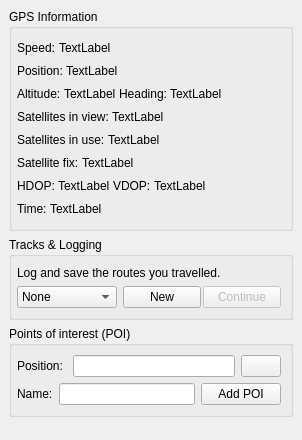
                    <widget class="QWidget" name="pageGPSInfo">
                     <layout class="QVBoxLayout" name="verticalLayout_8">
                      <property name="spacing">
                       <number>0</number>
                      </property>
                      <property name="margin">
                       <number>0</number>
                      </property>
                      <item>
                       <widget class="ButtonFrameWidget" name="frameTrack">
                        <property name="enabled">
                         <bool>true</bool>
                        </property>
                        <property name="sizePolicy">
                         <sizepolicy hsizetype="Fixed" vsizetype="Preferred">
                          <horstretch>0</horstretch>
                          <verstretch>0</verstretch>
                         </sizepolicy>
                        </property>
                        <property name="minimumSize">
                         <size>
                          <width>302</width>
                          <height>0</height>
                         </size>
                        </property>
                        <property name="maximumSize">
                         <size>
                          <width>302</width>
                          <height>16777215</height>
                         </size>
                        </property>
                        <property name="frameShape">
                         <enum>QFrame::NoFrame</enum>
                        </property>
                        <property name="frameShadow">
                         <enum>QFrame::Plain</enum>
                        </property>
                        <layout class="QVBoxLayout" name="verticalLayout_38">
                         <property name="spacing">
                          <number>6</number>
                         </property>
                         <property name="margin">
                          <number>9</number>
                         </property>
                         <item>
                          <widget class="QGroupBox" name="groupBox_3">
                           <property name="title">
                            <string>GPS Information</string>
                           </property>
                           <property name="flat">
                            <bool>true</bool>
                           </property>
                           <layout class="QVBoxLayout" name="verticalLayout_21">
                            <property name="leftMargin">
                             <number>5</number>
                            </property>
                            <item>
                             <layout class="QVBoxLayout" name="verticalLayout_7">
                              <property name="spacing">
                               <number>3</number>
                              </property>
                              <property name="bottomMargin">
                               <number>0</number>
                              </property>
                              <item>
                               <layout class="QHBoxLayout" name="horizontalLayout_30">
                                <property name="bottomMargin">
                                 <number>0</number>
                                </property>
                                <item>
                                 <widget class="QLabel" name="label_24">
                                  <property name="text">
                                   <string>Speed:</string>
                                  </property>
                                 </widget>
                                </item>
                                <item>
                                 <widget class="QLabel" name="gpsLabelSpeed">
                                  <property name="text">
                                   <string>TextLabel</string>
                                  </property>
                                 </widget>
                                </item>
                                <item>
                                 <spacer name="horizontalSpacer_15">
                                  <property name="orientation">
                                   <enum>Qt::Horizontal</enum>
                                  </property>
                                  <property name="sizeHint" stdset="0">
                                   <size>
                                    <width>40</width>
                                    <height>20</height>
                                   </size>
                                  </property>
                                 </spacer>
                                </item>
                               </layout>
                              </item>
                              <item>
                               <layout class="QHBoxLayout" name="horizontalLayout_31">
                                <property name="bottomMargin">
                                 <number>0</number>
                                </property>
                                <item>
                                 <widget class="QLabel" name="label_27">
                                  <property name="text">
                                   <string>Position:</string>
                                  </property>
                                 </widget>
                                </item>
                                <item>
                                 <widget class="QLabel" name="gpsLabelPosition">
                                  <property name="text">
                                   <string>TextLabel</string>
                                  </property>
                                 </widget>
                                </item>
                                <item>
                                 <spacer name="horizontalSpacer_18">
                                  <property name="orientation">
                                   <enum>Qt::Horizontal</enum>
                                  </property>
                                  <property name="sizeHint" stdset="0">
                                   <size>
                                    <width>40</width>
                                    <height>20</height>
                                   </size>
                                  </property>
                                 </spacer>
                                </item>
                               </layout>
                              </item>
                              <item>
                               <layout class="QHBoxLayout" name="horizontalLayout_32">
                                <property name="bottomMargin">
                                 <number>0</number>
                                </property>
                                <item>
                                 <widget class="QLabel" name="label_29">
                                  <property name="text">
                                   <string>Altitude:</string>
                                  </property>
                                 </widget>
                                </item>
                                <item>
                                 <widget class="QLabel" name="gpsLabelAltitude">
                                  <property name="text">
                                   <string>TextLabel</string>
                                  </property>
                                 </widget>
                                </item>
                                <item>
                                 <widget class="QLabel" name="label_28">
                                  <property name="text">
                                   <string>Heading:</string>
                                  </property>
                                 </widget>
                                </item>
                                <item>
                                 <widget class="QLabel" name="gpsLabelHeading">
                                  <property name="text">
                                   <string>TextLabel</string>
                                  </property>
                                 </widget>
                                </item>
                                <item>
                                 <spacer name="horizontalSpacer">
                                  <property name="orientation">
                                   <enum>Qt::Horizontal</enum>
                                  </property>
                                  <property name="sizeHint" stdset="0">
                                   <size>
                                    <width>40</width>
                                    <height>20</height>
                                   </size>
                                  </property>
                                 </spacer>
                                </item>
                               </layout>
                              </item>
                              <item>
                               <layout class="QHBoxLayout" name="horizontalLayout_33">
                                <property name="bottomMargin">
                                 <number>0</number>
                                </property>
                                <item>
                                 <widget class="QLabel" name="label_30">
                                  <property name="text">
                                   <string>Satellites in view:</string>
                                  </property>
                                 </widget>
                                </item>
                                <item>
                                 <widget class="QLabel" name="gpsLabelSatellitesView">
                                  <property name="text">
                                   <string>TextLabel</string>
                                  </property>
                                 </widget>
                                </item>
                                <item>
                                 <spacer name="horizontalSpacer_3">
                                  <property name="orientation">
                                   <enum>Qt::Horizontal</enum>
                                  </property>
                                  <property name="sizeHint" stdset="0">
                                   <size>
                                    <width>40</width>
                                    <height>20</height>
                                   </size>
                                  </property>
                                 </spacer>
                                </item>
                               </layout>
                              </item>
                              <item>
                               <layout class="QHBoxLayout" name="horizontalLayout_36">
                                <property name="bottomMargin">
                                 <number>0</number>
                                </property>
                                <item>
                                 <widget class="QLabel" name="label_25">
                                  <property name="text">
                                   <string>Satellites in use:</string>
                                  </property>
                                 </widget>
                                </item>
                                <item>
                                 <widget class="QLabel" name="gpsLabelSatellitesUse">
                                  <property name="text">
                                   <string>TextLabel</string>
                                  </property>
                                 </widget>
                                </item>
                                <item>
                                 <spacer name="horizontalSpacer_26">
                                  <property name="orientation">
                                   <enum>Qt::Horizontal</enum>
                                  </property>
                                  <property name="sizeHint" stdset="0">
                                   <size>
                                    <width>40</width>
                                    <height>20</height>
                                   </size>
                                  </property>
                                 </spacer>
                                </item>
                               </layout>
                              </item>
                              <item>
                               <layout class="QHBoxLayout" name="horizontalLayout_37">
                                <property name="bottomMargin">
                                 <number>0</number>
                                </property>
                                <item>
                                 <widget class="QLabel" name="label_32">
                                  <property name="text">
                                   <string>Satellite fix:</string>
                                  </property>
                                 </widget>
                                </item>
                                <item>
                                 <widget class="QLabel" name="gpsLabelSatelliteFix">
                                  <property name="text">
                                   <string>TextLabel</string>
                                  </property>
                                 </widget>
                                </item>
                                <item>
                                 <spacer name="horizontalSpacer_27">
                                  <property name="orientation">
                                   <enum>Qt::Horizontal</enum>
                                  </property>
                                  <property name="sizeHint" stdset="0">
                                   <size>
                                    <width>40</width>
                                    <height>20</height>
                                   </size>
                                  </property>
                                 </spacer>
                                </item>
                               </layout>
                              </item>
                              <item>
                               <layout class="QHBoxLayout" name="horizontalLayout_35">
                                <property name="bottomMargin">
                                 <number>0</number>
                                </property>
                                <item>
                                 <widget class="QLabel" name="label_5">
                                  <property name="text">
                                   <string>HDOP:</string>
                                  </property>
                                 </widget>
                                </item>
                                <item>
                                 <widget class="QLabel" name="gpsLabelHdop">
                                  <property name="text">
                                   <string>TextLabel</string>
                                  </property>
                                 </widget>
                                </item>
                                <item>
                                 <widget class="QLabel" name="label_26">
                                  <property name="text">
                                   <string>VDOP:</string>
                                  </property>
                                 </widget>
                                </item>
                                <item>
                                 <widget class="QLabel" name="gpsLabelVdop">
                                  <property name="text">
                                   <string>TextLabel</string>
                                  </property>
                                 </widget>
                                </item>
                                <item>
                                 <spacer name="horizontalSpacer_25">
                                  <property name="orientation">
                                   <enum>Qt::Horizontal</enum>
                                  </property>
                                  <property name="sizeHint" stdset="0">
                                   <size>
                                    <width>40</width>
                                    <height>20</height>
                                   </size>
                                  </property>
                                 </spacer>
                                </item>
                               </layout>
                              </item>
                              <item>
                               <layout class="QHBoxLayout" name="horizontalLayout_34">
                                <property name="bottomMargin">
                                 <number>0</number>
                                </property>
                                <item>
                                 <widget class="QLabel" name="label_31">
                                  <property name="text">
                                   <string>Time:</string>
                                  </property>
                                 </widget>
                                </item>
                                <item>
                                 <widget class="QLabel" name="gpsLabelTime">
                                  <property name="text">
                                   <string>TextLabel</string>
                                  </property>
                                 </widget>
                                </item>
                                <item>
                                 <spacer name="horizontalSpacer_21">
                                  <property name="orientation">
                                   <enum>Qt::Horizontal</enum>
                                  </property>
                                  <property name="sizeHint" stdset="0">
                                   <size>
                                    <width>40</width>
                                    <height>20</height>
                                   </size>
                                  </property>
                                 </spacer>
                                </item>
                               </layout>
                              </item>
                             </layout>
                            </item>
                           </layout>
                          </widget>
                         </item>
                         <item>
                          <widget class="QGroupBox" name="groupBox_4">
                           <property name="sizePolicy">
                            <sizepolicy hsizetype="Preferred" vsizetype="Preferred">
                             <horstretch>0</horstretch>
                             <verstretch>0</verstretch>
                            </sizepolicy>
                           </property>
                           <property name="title">
                            <string>Tracks &amp;&amp; Logging</string>
                           </property>
                           <property name="flat">
                            <bool>true</bool>
                           </property>
                           <layout class="QVBoxLayout" name="verticalLayout_31">
                            <property name="spacing">
                             <number>6</number>
                            </property>
                            <property name="leftMargin">
                             <number>5</number>
                            </property>
                            <property name="topMargin">
                             <number>9</number>
                            </property>
                            <property name="rightMargin">
                             <number>9</number>
                            </property>
                            <item>
                             <widget class="QLabel" name="label">
                              <property name="sizePolicy">
                               <sizepolicy hsizetype="Minimum" vsizetype="Minimum">
                                <horstretch>0</horstretch>
                                <verstretch>0</verstretch>
                               </sizepolicy>
                              </property>
                              <property name="minimumSize">
                               <size>
                                <width>0</width>
                                <height>0</height>
                               </size>
                              </property>
                              <property name="text">
                               <string>Log and save the routes you travelled.</string>
                              </property>
                              <property name="wordWrap">
                               <bool>true</bool>
                              </property>
                             </widget>
                            </item>
                            <item>
                             <layout class="QHBoxLayout" name="horizontalLayout_2">
                              <property name="bottomMargin">
                               <number>0</number>
                              </property>
                              <item>
                               <widget class="QComboBox" name="trackImportCb">
                                <property name="sizePolicy">
                                 <sizepolicy hsizetype="MinimumExpanding" vsizetype="Minimum">
                                  <horstretch>0</horstretch>
                                  <verstretch>0</verstretch>
                                 </sizepolicy>
                                </property>
                                <property name="minimumSize">
                                 <size>
                                  <width>100</width>
                                  <height>0</height>
                                 </size>
                                </property>
                                <item>
                                 <property name="text">
                                  <string>None</string>
                                 </property>
                                </item>
                               </widget>
                              </item>
                              <item>
                               <layout class="QHBoxLayout" name="horizontalLayout">
                                <property name="spacing">
                                 <number>2</number>
                                </property>
                                <property name="topMargin">
                                 <number>0</number>
                                </property>
                                <item>
                                 <widget class="QPushButton" name="trackNewButton">
                                  <property name="sizePolicy">
                                   <sizepolicy hsizetype="Minimum" vsizetype="Minimum">
                                    <horstretch>0</horstretch>
                                    <verstretch>0</verstretch>
                                   </sizepolicy>
                                  </property>
                                  <property name="maximumSize">
                                   <size>
                                    <width>16777215</width>
                                    <height>16777215</height>
                                   </size>
                                  </property>
                                  <property name="text">
                                   <string>New</string>
                                  </property>
                                 </widget>
                                </item>
                                <item>
                                 <widget class="QPushButton" name="trackConStopButton">
                                  <property name="enabled">
                                   <bool>false</bool>
                                  </property>
                                  <property name="sizePolicy">
                                   <sizepolicy hsizetype="Minimum" vsizetype="Minimum">
                                    <horstretch>0</horstretch>
                                    <verstretch>0</verstretch>
                                   </sizepolicy>
                                  </property>
                                  <property name="text">
                                   <string>Continue</string>
                                  </property>
                                 </widget>
                                </item>
                               </layout>
                              </item>
                             </layout>
                            </item>
                           </layout>
                          </widget>
                         </item>
                         <item>
                          <widget class="QGroupBox" name="groupBox">
                           <property name="title">
                            <string>Points of interest (POI)</string>
                           </property>
                           <property name="flat">
                            <bool>true</bool>
                           </property>
                           <layout class="QVBoxLayout" name="verticalLayout_24">
                            <property name="leftMargin">
                             <number>5</number>
                            </property>
                            <item>
                             <layout class="QVBoxLayout" name="verticalLayout_6">
                              <property name="bottomMargin">
                               <number>0</number>
                              </property>
                              <item>
                               <layout class="QHBoxLayout" name="horizontalLayout_38">
                                <property name="bottomMargin">
                                 <number>0</number>
                                </property>
                                <item>
                                 <widget class="QLabel" name="label_33">
                                  <property name="text">
                                   <string>Position: </string>
                                  </property>
                                 </widget>
                                </item>
                                <item>
                                 <widget class="QLineEdit" name="lineEdit">
                                  <property name="toolTip">
                                   <string>Provide GPS coordinates or do left-click onto the map for custom GPS coordinates.</string>
                                  </property>
                                 </widget>
                                </item>
                                <item>
                                 <widget class="QPushButton" name="poi_gps_button">
                                  <property name="toolTip">
                                   <string>Use current position or select a point on the map.</string>
                                  </property>
                                  <property name="statusTip">
                                   <string>Use current GPS position.</string>
                                  </property>
                                  <property name="text">
                                   <string/>
                                  </property>
                                  <property name="icon">
                                   <iconset resource="../luckygps.qrc">
                                    <normaloff>:/icons/youarehere.png</normaloff>:/icons/youarehere.png</iconset>
                                  </property>
                                 </widget>
                                </item>
                               </layout>
                              </item>
                              <item>
                               <layout class="QHBoxLayout" name="horizontalLayout_39">
                                <property name="bottomMargin">
                                 <number>0</number>
                                </property>
                                <item>
                                 <widget class="QLabel" name="label_34">
                                  <property name="text">
                                   <string>Name:</string>
                                  </property>
                                 </widget>
                                </item>
                                <item>
                                 <widget class="QLineEdit" name="lineEdit_2"/>
                                </item>
                                <item>
                                 <widget class="QPushButton" name="pushButton_2">
                                  <property name="text">
                                   <string>Add POI</string>
                                  </property>
                                 </widget>
                                </item>
                               </layout>
                              </item>
                             </layout>
                            </item>
                           </layout>
                          </widget>
                         </item>
                         <item>
                          <spacer name="verticalSpacer">
                           <property name="orientation">
                            <enum>Qt::Vertical</enum>
                           </property>
                           <property name="sizeHint" stdset="0">
                            <size>
                             <width>20</width>
                             <height>0</height>
                            </size>
                           </property>
                          </spacer>
                         </item>
                        </layout>
                       </widget>
                      </item>
                     </layout>
                    </widget>
